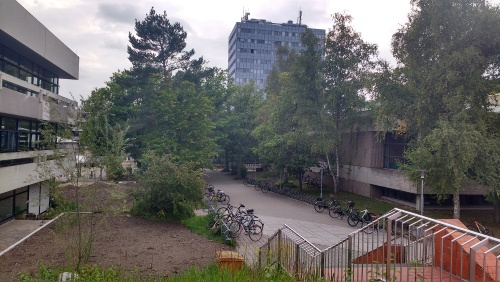
#> input picture exercise_0/resources/small.jpg, 500 x 282 px
$ python -i functions.py   (imports and definitions only)
#> lines starting #> are read from the running program, lines starting #| are printed output that depends on the picture
#> further down, picture is the input picture: shape (282, 500, 3); mean B, G, R 100.7, 102.8, 105.3
import os
import numpy as np
from typing import List, Tuple
import cv2

# Define custom types for clarity
t_image_list = List[np.array]  # List of numpy arrays representing images
t_str_list = List[str]          # List of strings representing names or filenames
t_image_triplet = Tuple[np.array, np.array, np.array]  # Tuple of three numpy arrays representing images


def show_images(images: t_image_list, names: t_str_list) -> None:
    """
    Display images using OpenCV's imshow function.

    Args:
        images (t_image_list): List of images as numpy arrays.
        names (t_str_list): List of names corresponding to each image.
    """
    for img, name in zip(images, names):
        cv2.imshow(name, img)
    cv2.waitKey(0)
    cv2.destroyAllWindows()


def save_images(images: t_image_list, filenames: t_str_list, resource_folder: str = "resources") -> None:
    """
    Save images to specified filenames in the given resource folder.

    Args:
        images (t_image_list): List of images as numpy arrays.
        filenames (t_str_list): List of filenames corresponding to each image.
        resource_folder (str): Folder where images will be saved. Default is "resources".
    """
    for image, filename in zip(images, filenames):
        output_path = os.path.join(resource_folder, filename)
        cv2.imwrite(output_path, image)


def scale_down(image: np.array) -> np.array:
    """
    Scale down the input image by a factor of 0.5 in both dimensions.

    Args:
        image (np.array): Input image as a numpy array.

    Returns:
        np.array: Scaled down image as a numpy array.
    """
    scaled_image = cv2.resize(image, (0, 0), fx=0.5, fy=0.5)
    return scaled_image


def separate_channels(colored_image: np.array) -> t_image_triplet:
    """
    Separate the color channels (Blue, Green, Red) of a colored image.

    Args:
        colored_image (np.array): Input colored image as a numpy array.

    Returns:
        t_image_triplet: Tuple containing three numpy arrays representing Blue, Green, and Red channels.
    """
    # Split the Blue, Green, and Red color channels
    blue, green, red = cv2.split(colored_image)
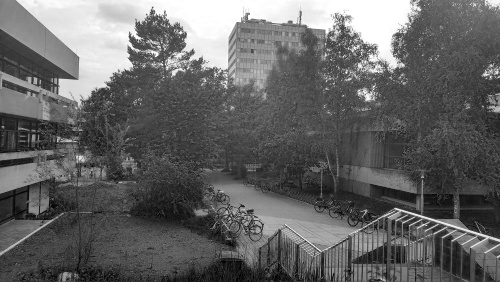
#> blue: shape (282, 500); min 0, max 255, mean 100.7
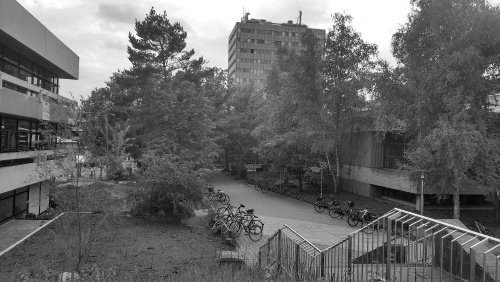
#> green: shape (282, 500); min 1, max 255, mean 102.8
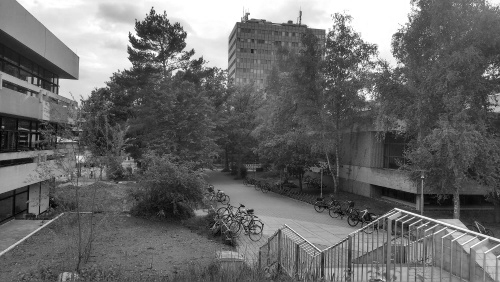
#> red: shape (282, 500); min 0, max 255, mean 105.3

    # Define channel having all zeros
    zeros = np.zeros(blue.shape, np.uint8)

    # Merge zeros to make BGR image for each channel
    blueBGR = cv2.merge([blue, zeros, zeros])
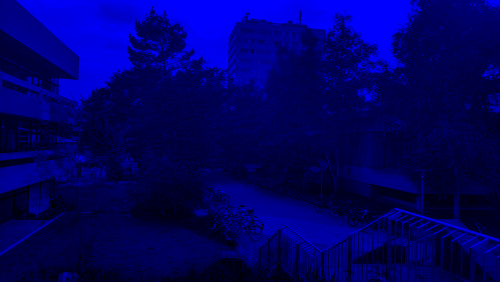
#> blueBGR: shape (282, 500, 3); mean of channels 0, 1, 2 100.7, 0, 0; drawn as B, G, R
    greenBGR = cv2.merge([zeros, green, zeros])
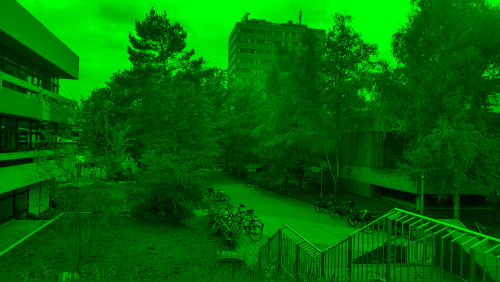
#> greenBGR: shape (282, 500, 3); mean of channels 0, 1, 2 0, 102.8, 0; drawn as B, G, R
    redBGR = cv2.merge([zeros, zeros, red])
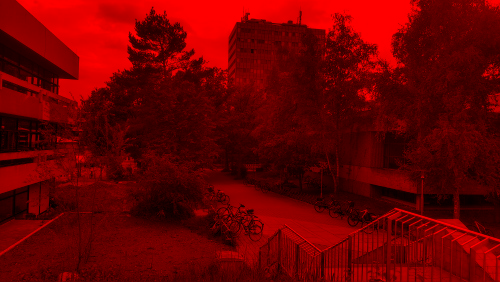
#> redBGR: shape (282, 500, 3); mean of channels 0, 1, 2 0, 0, 105.3; drawn as B, G, R

    return blueBGR, greenBGR, redBGR

>>> import cv2
>>> picture = cv2.imread('../resources/small.jpg')
>>> result = separate_channels(picture)
